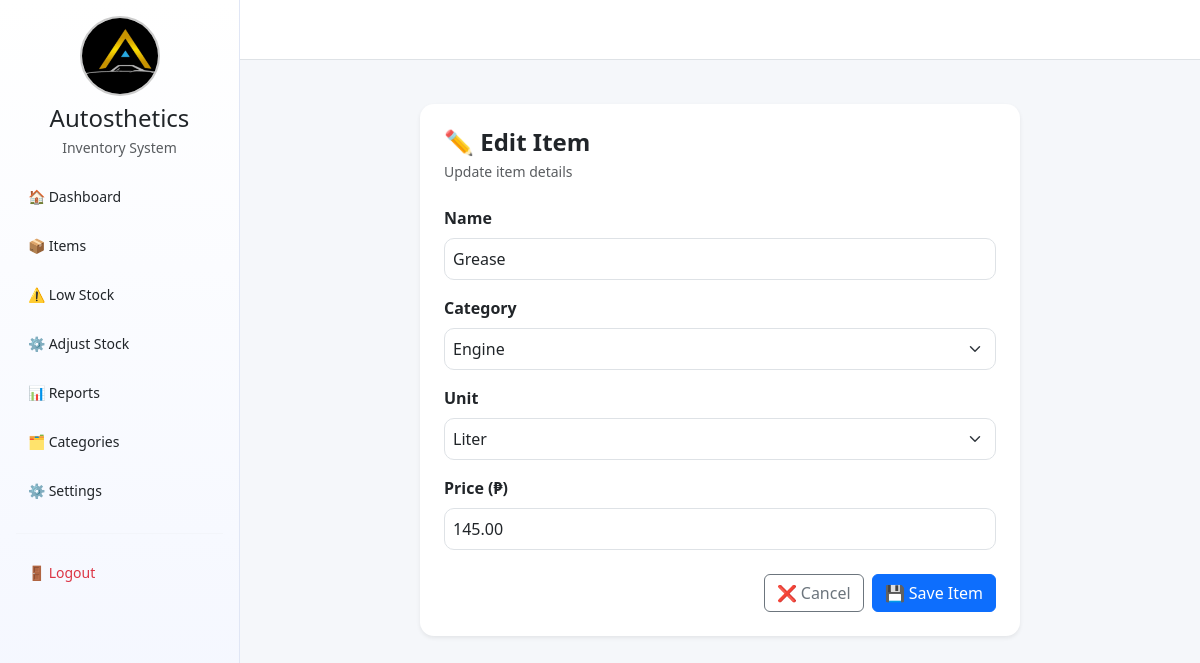
The page /edit/32/ (signed in) on the database its author committed.
### inventory/models.py (models this page shows, shortened)
class ShopSettings(models.Model):
    user = models.OneToOneField(User, on_delete=models.CASCADE)
    shop_name = models.CharField(max_length=100, default="Autosthetics Car Care")
    address = models.CharField(max_length=200, blank=True)
    contact = models.CharField(max_length=50, blank=True)
    low_stock_limit = models.IntegerField(default=5)
    theme = models.CharField(
        max_length=20,
        choices=[("gold", "Gold"), ("orange", "Orange"), ("light", "Light"), ("dark", "Dark")],
        default="gold"
    )
    profile_image = models.ImageField(upload_to='profile_images/', blank=True, null=True)
    last_backup = models.DateTimeField(blank=True, null=True)

class Item(models.Model):
    name = models.CharField(max_length=255, unique=True)
    quantity = models.IntegerField(default=0)
    price = models.DecimalField(max_digits=12, decimal_places=2, default=0)
    category = models.ForeignKey(Category, on_delete=models.SET_NULL, null=True, blank=True)
    unit = models.CharField(max_length=10, choices=UNIT_CHOICES, default='pcs')
    created_at = models.DateTimeField(auto_now_add=True)  # ADD THIS

### inventory/views.py (the view)
# urls.py: path('edit/<int:pk>/', views.edit_item, name='edit_item'),
@login_required
def edit_item(request, pk):
    item = get_object_or_404(Item, pk=pk)
    form = ItemForm(request.POST or None, instance=item)
    if request.method == 'POST' and form.is_valid():
        form.save()
        messages.success(request, "Item updated successfully!")
        return redirect('all_items')
    return render(request, 'inventory/item_form.html', {'form': form, 'title': 'Edit Item'})

### inventory/forms.py
class ItemForm(forms.ModelForm):
    class Meta:
        model = Item
        fields = ['name', 'category', 'unit', 'price']
        widgets = {
            'name': forms.TextInput(attrs={
                'class': 'form-control',
                'placeholder': 'Item Name'
            }),
            'category': forms.Select(attrs={
                'class': 'form-select'
            }),
            'unit': forms.Select(attrs={
                'class': 'form-select'
            }),
            'price': forms.NumberInput(attrs={
                'class': 'form-control',
                'placeholder': 'Unit Price'
            }),
        }

### inventory/models.py (called while the page is built)
    def __str__(self):
        return self.name

### inventory/templates/inventory/item_form.html (shortened to what this page needs)
{% extends 'inventory/base.html' %}
{% block content %}
<div class="container d-flex justify-content-center py-4">
  <div class="card shadow-sm border-0" style="max-width: 600px; width: 100%; border-radius: 14px;">
    <div class="card-body p-4">
      <h4 class="fw-bold mb-1">
        {{ form.instance.pk|yesno:"✏️ Edit Item,➕ Add Item" }}
      </h4>
      <p class="text-muted small mb-4">
        {{ form.instance.pk|yesno:"Update item details,Create a new item" }}
      </p>
      <form method="POST">
        <div class="mb-3">
          <label class="form-label fw-semibold">Name</label>
          {{ form.name }}
        </div>
        <div class="mb-3">
          <label class="form-label fw-semibold">Category</label>
          {{ form.category }}
        </div>
        <div class="mb-3">
          <label class="form-label fw-semibold">Unit</label>
          {{ form.unit }}
        </div>
        <div class="mb-3">
          <label class="form-label fw-semibold">Price (₱)</label>
          {{ form.price }}
        </div>
        <div class="d-flex justify-content-end gap-2 mt-4">
          <a href="{% url 'all_items' %}" class="btn btn-outline-secondary">
            ❌ Cancel
          </a>
          <button type="submit" class="btn btn-primary">
            💾 Save Item
          </button>
        </div>
      </form>
    </div>
  </div>
</div>
{% endblock %}

### inventory/templates/inventory/base.html (shortened to what this page needs)
{% load static %}
<!DOCTYPE html>
<html lang="en">
<head>
    <link href="https://cdn.jsdelivr.net/npm/bootstrap@5.3.0/dist/css/bootstrap.min.css" rel="stylesheet">
    <link rel="stylesheet" href="https://cdn.jsdelivr.net/npm/bootstrap-icons@1.11.3/font/bootstrap-icons.css"><link rel="stylesheet" href="https://cdn.jsdelivr.net/npm/bootstrap-icons@1.11.3/font/bootstrap-icons.css">
</head>
<body>
<aside id="sidebar">
   <div class="sidebar-profile text-center py-3">
    {% if request.user.shopsettings.profile_image %}
        <img src="{{ request.user.shopsettings.profile_image.url }}" alt="Profile Picture" class="sidebar-profile-pic mb-2">
    {% else %}
        <img src="{% static 'images/default_profile.png' %}" alt="Profile Picture" class="sidebar-profile-pic mb-2">
    {% endif %}
    <h4 class="mb-1">Autosthetics</h4>
    <p class="text-muted small mb-0">Inventory System</p>
</div>
    <nav class="nav flex-column px-3">
        <a href="{% url 'dashboard' %}" class="nav-link text-dark mb-1">🏠 Dashboard</a>
        <a href="{% url 'all_items' %}" class="nav-link text-dark mb-1">📦 Items</a>
        <a href="{% url 'low_stock' %}" class="nav-link text-dark mb-1">⚠️ Low Stock</a>
        <a href="{% url 'adjust_stock' %}" class="nav-link text-dark mb-1">⚙️ Adjust Stock</a>
        <a href="{% url 'reports' %}" class="nav-link text-dark mb-1">📊 Reports</a>
        <a href="{% url 'categories' %}" class="nav-link text-dark mb-1">🗂 Categories</a>
        <a href="{% url 'settings_page' %}" class="nav-link text-dark mb-1">⚙️ Settings</a>
        <hr>
        <a href="{% url 'logout' %}" class="nav-link text-danger">🚪 Logout</a>
    </nav>
</aside>
<div id="main-wrapper">
    <div class="topbar bg-white border-bottom d-flex justify-content-between align-items-center px-4">
    </div>
    <main>
        {% block content %}
        {% endblock %}
    </main>
</div>
</body>
</html>

### inventory/templates/inventory/base.html (style rules this page uses)
.sidebar-profile-pic { width: 80px; height: 80px; border-radius: 50%; object-fit: cover; border: 2px solid #ccc; }
html, body { margin: 0; height: 100%; background: #f5f7fa; }
body { display: flex; }
#sidebar { width: 240px; position: fixed; top: 0; left: 0; height: 100vh; background: linear-gradient(180deg, #ffffff 0%, #f3f6ff 100%); border-right: 1px solid #e0e6f5; overflow: hidden; }
#sidebar .nav-link { border-radius: 10px; padding: 12px; font-size: 14px; color: #374151; display: flex; align-items: center; gap: 10px; transition: all 0.2s ease; }
#sidebar hr { border-color: #e5e7eb; }
#main-wrapper { margin-left: 240px; width: calc(100% - 240px); height: 100vh; display: flex; flex-direction: column; }
main { flex: 1; overflow-y: auto; padding: 20px; }
.topbar { height: 60px; flex-shrink: 0; }

### inventory/templates/inventory/item_form.html (style rules this page uses)
form input, form select, form textarea { border-radius: 10px !important; padding: 8px !important; }
.card { background: #fff; }

### rows shown on the page
Item: instance.pk "✏️ Edit Item", instance.pk "Update item details", name "Grease", category "Engine", unit "Liter", price "145.00"
